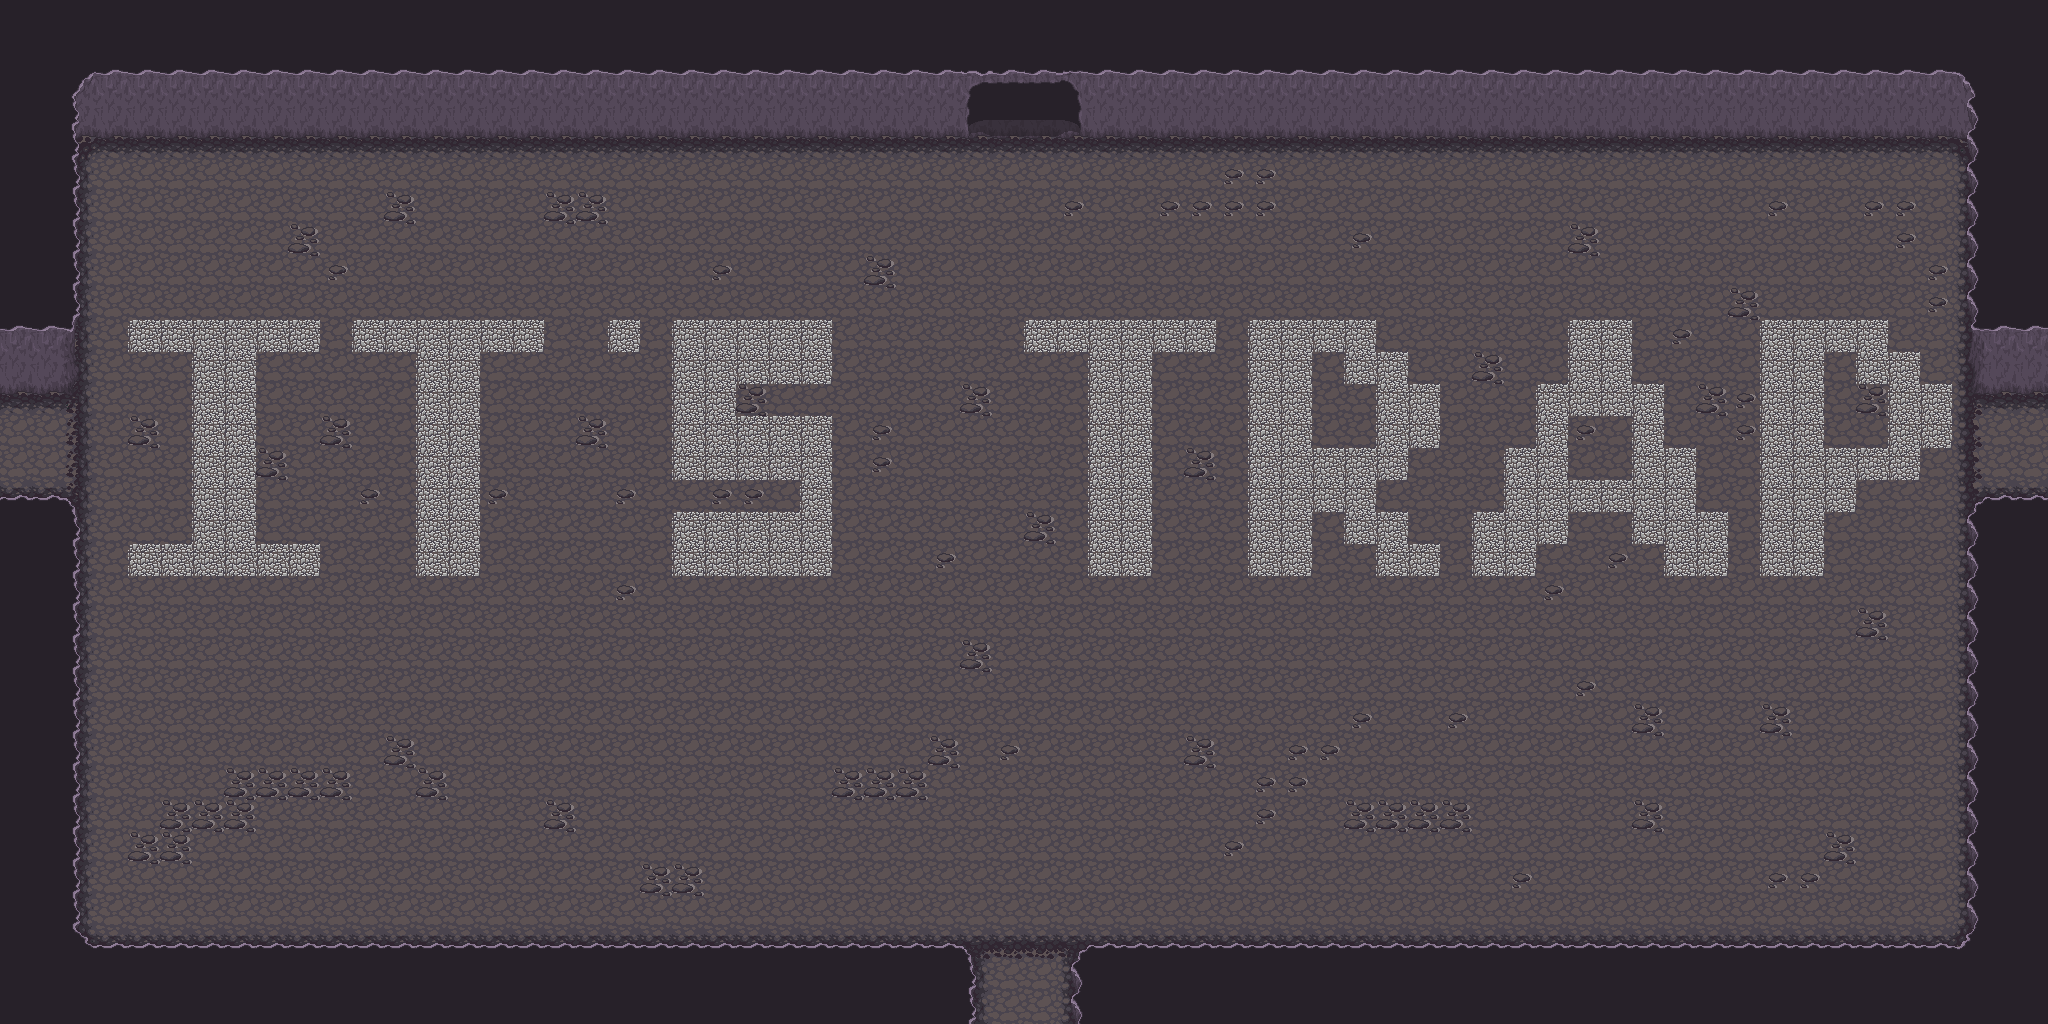

A 2D game scene composited from a Tiled map and its tileset images. What follows is a short description and the map's XML, with each tile layer's data collapsed to a summary:
An orthogonal 64x32 tile map with 32x32 px tiles, 7 tile layers (Ground, Ground +1, Ground +2, Ground +3, ...), 5 hidden layers not drawn, 8 tilesets.

<map version="1.0" orientation="orthogonal" renderorder="right-down" width="64" height="32" tilewidth="32" tileheight="32" nextobjectid="1">
 <tileset firstgid="1" name="Artis_dock" tilewidth="32" tileheight="32" tilecount="128" columns="16">
  <image source="../Ressources/Artis_dock.png" width="512" height="256" />
 </tileset>
 <tileset firstgid="129" name="base_out_atlas" tilewidth="32" tileheight="32" tilecount="1024" columns="32">
  <image source="../Ressources/base_out_atlas.png" width="1024" height="1024" />
 </tileset>
 <tileset firstgid="1153" name="build_atlas" tilewidth="32" tileheight="32" tilecount="1024" columns="32">
  <image source="../Ressources/build_atlas.png" width="1024" height="1024" />
 </tileset>
 <tileset firstgid="2177" name="caves" tilewidth="32" tileheight="32" tilecount="66" columns="11">
  <image source="../Ressources/caves.png" width="352" height="192" />
 </tileset>
 <tileset firstgid="2243" name="forest_tiles" tilewidth="32" tileheight="32" tilecount="256" columns="16">
  <image source="../Ressources/forest_tiles.png" width="512" height="512" />
 </tileset>
 <tileset firstgid="2499" name="obj_misk_atlas" tilewidth="32" tileheight="32" tilecount="1024" columns="32">
  <image source="../Ressources/obj_misk_atlas.png" width="1024" height="1024" />
 </tileset>
 <tileset firstgid="3523" name="terrain_atlas" tilewidth="32" tileheight="32" tilecount="1024" columns="32">
  <image source="../Ressources/terrain_atlas.png" width="1024" height="1024" />
 </tileset>
 <tileset firstgid="4547" name="tileset_stone_v4_p1" tilewidth="32" tileheight="32" tilecount="70" columns="5">
  <image source="../Ressources/tileset_stone_v4_p1.png" width="166" height="463" />
 </tileset>
 <layer name="Ground" width="64" height="32">
  <data>[2048 cells, 2048 non-empty, 1 distinct tile ids]</data>
 </layer>
 <layer name="Ground +1" width="64" height="32">
  <data>[2048 cells, 178 non-empty, 12 distinct tile ids]</data>
 </layer>
 <layer name="Ground +2" width="64" height="32">
  <data>[2048 cells, 14 non-empty, 3 distinct tile ids]</data>
 </layer>
 <layer name="Ground +3" width="64" height="32">
  <data>[2048 cells, 918 non-empty, 26 distinct tile ids]</data>
 </layer>
 <layer name="Door" width="64" height="32">
  <data>[2048 cells, 12 non-empty, 9 distinct tile ids]</data>
 </layer>
 <layer name="Collide" width="64" height="32" visible="0">
  <data>[2048 cells, 630 non-empty, 1 distinct tile ids]</data>
 </layer>
 <layer name="TopDoorBlock" width="64" height="32" visible="0">
  <data>[2048 cells, 24 non-empty, 3 distinct tile ids]</data>
 </layer>
 <layer name="BottomDoorBlock" width="64" height="32" visible="0">
  <data>[2048 cells, 18 non-empty, 2 distinct tile ids]</data>
 </layer>
 <layer name="LeftDoorBlock" width="64" height="32" visible="0">
  <data>[2048 cells, 24 non-empty, 2 distinct tile ids]</data>
 </layer>
 <layer name="RightDoorBlock" width="64" height="32" visible="0">
  <data>[2048 cells, 24 non-empty, 2 distinct tile ids]</data>
 </layer>
 <layer name="UpOne" width="64" height="32">
  <data>[2048 cells, 0 non-empty, 0 distinct tile ids]</data>
 </layer>
 <layer name="UpTwo" width="64" height="32">
  <data>[2048 cells, 0 non-empty, 0 distinct tile ids]</data>
 </layer>
</map>
